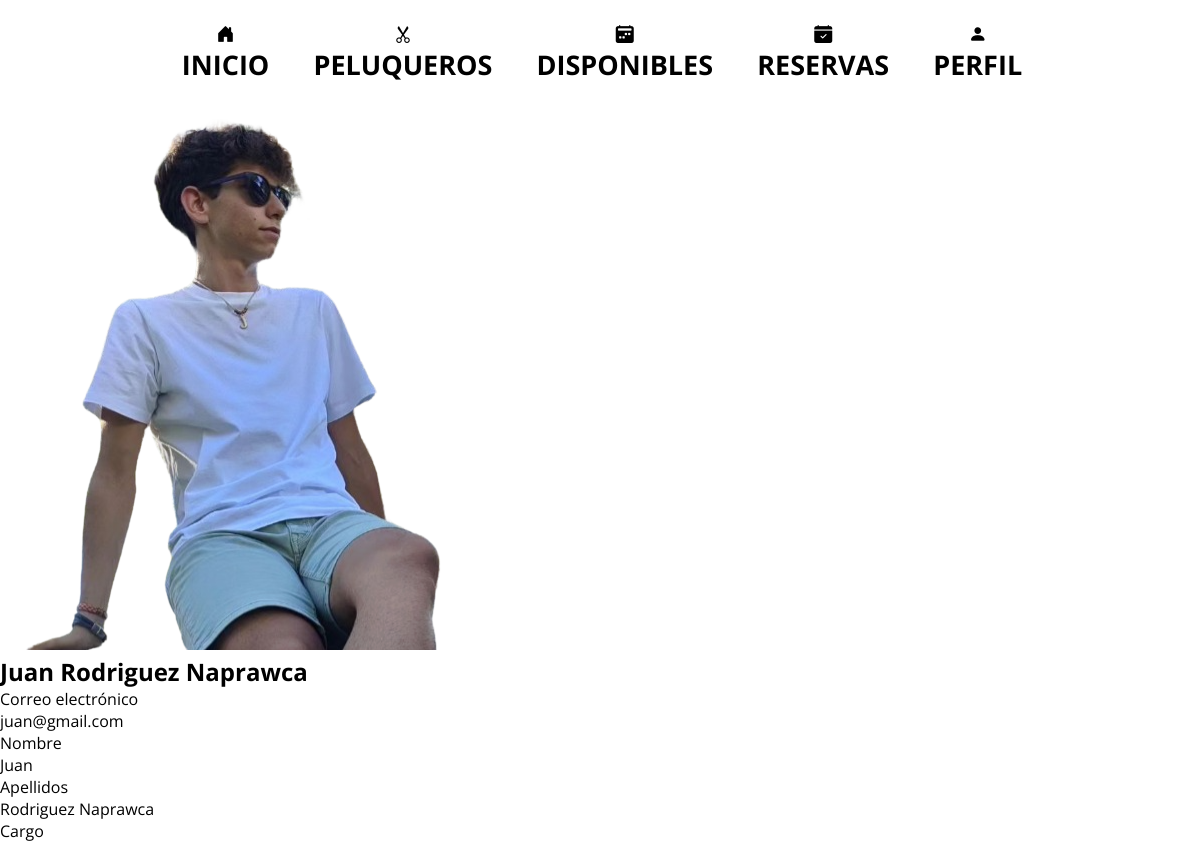
Page /perfil.php (signed in) on the committed database.
### tables this page shows
CREATE TABLE usuarios (
    id INT PRIMARY KEY AUTO_INCREMENT,
    user_id VARCHAR(255),
    username VARCHAR(50) NOT NULL,
    contrasena VARCHAR(255),
    correo VARCHAR(255) NOT NULL,
    nombre VARCHAR(255) NOT NULL,
    apellidos VARCHAR(255) NOT NULL,
    rol INT DEFAULT 0,
    foto VARCHAR(255) DEFAULT "images/defecto.png"
);

### components/user-data.php (called while the page is built, shortened)
<?php
if(isset($_SESSION['usuario'])){
    $user_username=$_SESSION['usuario'];
    require_once "components/conexion.php";
    $a="SELECT * FROM usuarios WHERE username = '$user_username'";
    $a = mysqli_query($mysqli, $a);
    $a = mysqli_fetch_assoc($a);
    $user_correo = $a['correo'];
    $user_nombre = $a['nombre'];
    $user_apellidos = $a['apellidos'];
    $user_foto = $a['foto'];
}
else{
    header("Location: login.php");
    session_abort();
    die();
}
?>

### perfil.php (the view, shortened to what this page needs)
<?php include "components/header.php" ?>
<?php include "components/navbar.php" ?>
<div class="centro">
    <div class="container">
        <div class="left">
            <img src="<?php echo $user_foto; ?>" alt="img-avatar">
            <h2><?php echo "$user_nombre $user_apellidos"; ?></h2>
        </div>
        <div class="right">
            <div class="datos">
                <p class="info">Correo electrónico</p> <span><?php echo $user_correo; ?></span>
            </div>
            <div class="datos">
                <p class="info">Nombre</p> <span><?php echo $user_nombre; ?></span>
            </div>
            <div class="datos">
                <p class="info">Apellidos</p> <span><?php echo ucwords($user_apellidos); ?></span>
            </div>
            <div class="datos">
                <p class="info">Cargo</p> <span><?php echo ucwords(mb_strtolower($user_rolname)); ?></span>
            </div>
        </div>
    </div>
</div>
<?php include "components/footer.php" ?>

### css/navbar.css (style rules this page uses)
:root { --red: #ff0000; --unblack: #00000096; --black: #000; --white: #fff; --back: #363841; --backhover: #202227; }
* { margin: 0; padding: 0; box-sizing: border-box; font-family: "Open Sans", sans-serif; }

### rows in the picture
usuarios: foto (picture), nombre "Juan", apellidos "Rodriguez Naprawca", correo "juan@gmail.com"
